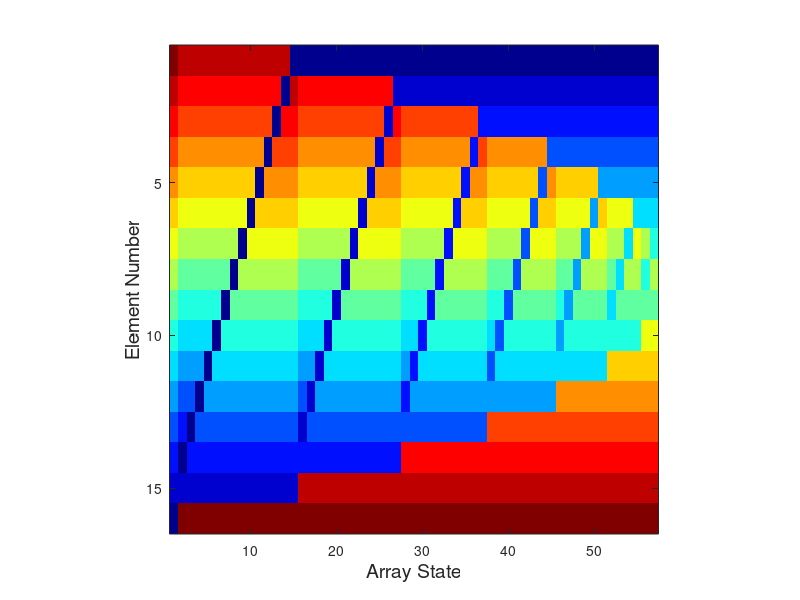

Write the MATLAB code that produced this figure.
%%%%%%%%%%%%%%%%%%%%%%%%%%%%%%%%%%%%%%%%%%%%%%%%%%%%%%%%%%%%%%%%%%%%%%%%%%%%
% Title:    Cocktail shaker Sort Algorithm Visualisation for Reversed Arrays
%%%%%%%%%%%%%%%%%%%%%%%%%%%%%%%%%%%%%%%%%%%%%%%%%%%%%%%%%%%%%%%%%%%%%%%%%%%%
% clear all;
% close all;
% clc;
N = 16;     % Length of array to be sorted
V = N:-1:1; % Generate an array containing integers from N down to 1

changeNumber                 = 1;
arrayState(1:N,changeNumber) = V;
changeNumber                 = changeNumber + 1;

isSorted = false;
start = 0;
endIndex = N - 1;

disp(['Array to be sorted: ' num2str(V)]);

while ~isSorted

    %Forward
    isSorted = false;
    % increases `start` because the elements before `start` are in correct order
    start = start + 1;
    for currentPos = start:endIndex
        if V(currentPos) > V(currentPos + 1)
            [V(currentPos+1), V(currentPos)] = deal(V(currentPos), V(currentPos+1)); %Use deal to copy the contents of a 2-element cell array into two separate output variables.
            isSorted = true;
        end
    end
    if ~isSorted
        break;
    end
    
    %Backward
    isSorted = false;
    % decreases `endIndex` because the elements after `endIndex` are in correct order
    endIndex = endIndex - 1;
    for currentPos = endIndex:-1:start
        if V(currentPos) > V(currentPos + 1)
            [V(currentPos+1), V(currentPos)] = deal(V(currentPos), V(currentPos+1)); 
            isSorted = true;
            arrayState(1:N,changeNumber) = V;
            changeNumber     = changeNumber + 1;
        end
    end
    isSorted = false;
end

disp(['Array sorted: ' num2str(V)]);


figure;
imagesc(arrayState);
axis square;
colormap jet;
ylabel('Element Number','FontSize',14);
xlabel('Array State','FontSize',14);
% Store High-resolution Image Suitable for use in Reports
print -f1-r300-dbmpinsertionSortVisualisation.bmp